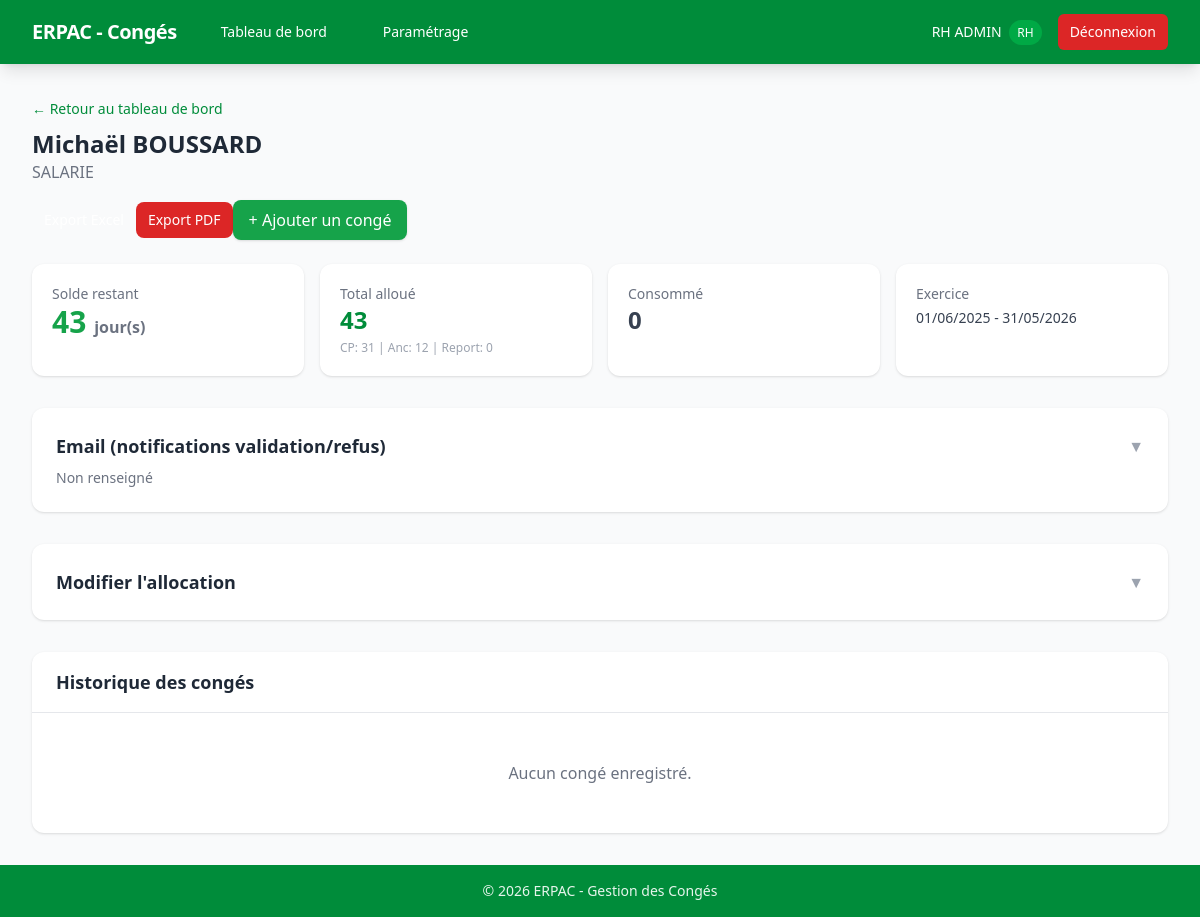
The app's page /rh/salarie/3 (signed in) with its own data.
### models/user.py (models this page shows, shortened)
class User(UserMixin, db.Model):
    __tablename__ = "users"
    id = db.Column(db.Integer, primary_key=True)
    nom = db.Column(db.String(100), nullable=False)
    prenom = db.Column(db.String(100), nullable=False)
    identifiant = db.Column(db.String(100), unique=True, nullable=False)
    mot_de_passe_hash = db.Column(db.String(200), nullable=False)
    role = db.Column(db.String(20), nullable=False, default="salarie")  # "rh" ou "salarie"
    actif = db.Column(db.Boolean, default=True)
    date_embauche = db.Column(db.Date, nullable=True)
    email = db.Column(db.String(120), nullable=True)  # pour les notifications
    conges = db.relationship(
        "Conge",
        foreign_keys="Conge.user_id",
        backref="utilisateur",
        lazy=True,
        cascade="all, delete-orphan",
    )
    allocations = db.relationship("AllocationConge", backref="utilisateur", lazy=True, cascade="all, delete-orphan")

### models/parametrage.py (models this page shows, shortened)
class ParametrageAnnuel(db.Model):
    __tablename__ = "parametrage_annuel"
    id = db.Column(db.Integer, primary_key=True)
    debut_exercice = db.Column(db.Date, nullable=False)
    fin_exercice = db.Column(db.Date, nullable=False)
    jours_conges_defaut = db.Column(db.Integer, nullable=False, default=25)
    actif = db.Column(db.Boolean, default=True)
    allocations = db.relationship("AllocationConge", backref="parametrage", lazy=True, cascade="all, delete-orphan")

### routes/rh.py (the view)
@rh_bp.route("/salarie/<int:user_id>")
@rh_required
def salarie_detail(user_id):
    user = User.query.get_or_404(user_id)
    solde_info = calculer_solde(user.id)
    param = get_parametrage_actif()
    conges = Conge.query.filter_by(user_id=user.id).order_by(Conge.date_debut.desc()).all()
    return render_template(
        "rh/salarie_detail.html",
        salarie=user,
        solde=solde_info,
        conges=conges,
        parametrage=param,
    )

### models/parametrage.py (called while the page is built)
    @property
    def total_jours(self):
        return self.jours_alloues + self.jours_anciennete + self.jours_report

### routes/rh.py (called while the page is built)
def rh_required(f):
    @wraps(f)
    @login_required
    def decorated_function(*args, **kwargs):
        if current_user.role != "rh":
            flash("Accès réservé aux gestionnaires RH.", "error")
            return redirect(url_for("auth.login"))
        return f(*args, **kwargs)
    return decorated_function

### services/solde.py (called while the page is built)
def get_parametrage_actif():
    return ParametrageAnnuel.query.filter_by(actif=True).first()

def get_allocation(user_id, parametrage_id=None):
    if parametrage_id is None:
        param = get_parametrage_actif()
        if param is None:
            return None
        parametrage_id = param.id
    return AllocationConge.query.filter_by(
        user_id=user_id,
        parametrage_id=parametrage_id,
    ).first()

def calculer_jours_consommes(user_id, parametrage_id=None):
    param = None
    if parametrage_id:
        param = ParametrageAnnuel.query.get(parametrage_id)
    else:
        param = get_parametrage_actif()
    if param is None:
        return 0
    from sqlalchemy import func
    result = db.session.query(func.coalesce(func.sum(Conge.nb_jours_ouvrables), 0)).filter(
        Conge.user_id == user_id,
        Conge.date_debut >= param.debut_exercice,
        Conge.date_fin <= param.fin_exercice,
        Conge.type_conge.in_(["CP", "Anciennete"]),
        Conge.statut == "valide",
    ).scalar()
    return result

def calculer_solde(user_id, parametrage_id=None):
    allocation = get_allocation(user_id, parametrage_id)
    if allocation is None:
        return {"total_alloue": 0, "total_consomme": 0, "solde_restant": 0}
    pid = allocation.parametrage_id
    consomme = calculer_jours_consommes(user_id, pid)
    total = allocation.total_jours
    return {
        "total_alloue": total,
        "jours_conges": allocation.jours_alloues,
        "jours_anciennete": allocation.jours_anciennete,
        "jours_report": allocation.jours_report,
        "total_consomme": consomme,
        "solde_restant": total - consomme,
    }

### templates/rh/salarie_detail.html (shortened to what this page needs)
{% extends "base.html" %}
{% block content %}
<div class="mb-6 flex flex-col md:flex-row md:items-center md:justify-between gap-4">
    <div>
        <a href="{{ url_for('rh.dashboard') }}" class="text-erpac-primary hover:text-erpac-dark text-sm">&larr; Retour au tableau de bord</a>
        <h1 class="text-2xl font-bold text-gray-800 mt-2">{{ salarie.prenom }} {{ salarie.nom }}</h1>
        <p class="text-gray-500">{{ salarie.role|upper }}{% if salarie.date_embauche %} &middot; Embauché(e) le {{ salarie.date_embauche.strftime('%d/%m/%Y') }}{% endif %}</p>
    </div>
    <div class="flex flex-wrap items-center gap-2">
        <a href="{{ url_for('rh.export_salarie_excel', user_id=salarie.id) }}"
           class="px-3 py-2 bg-green-700 hover:bg-green-800 text-white text-sm font-medium rounded-lg transition">
        </a>
        <a href="{{ url_for('rh.export_salarie_pdf', user_id=salarie.id) }}"
           class="px-3 py-2 bg-red-600 hover:bg-red-700 text-white text-sm font-medium rounded-lg transition">
            Export PDF
        </a>
        <a href="{{ url_for('rh.ajouter_conge', user_id=salarie.id) }}"
           class="bg-green-600 hover:bg-green-700 text-white font-medium py-2 px-4 rounded-lg transition shadow">
            + Ajouter un congé
        </a>
    </div>
</div>
<div class="grid grid-cols-1 md:grid-cols-4 gap-4 mb-8">
    <div class="bg-white rounded-xl shadow p-5">
        <div class="text-sm text-gray-500">Solde restant</div>
        <div class="text-3xl font-bold {% if solde.solde_restant <= 5 %}text-red-600{% elif solde.solde_restant <= 10 %}text-orange-500{% else %}text-green-600{% endif %}">
            {{ solde.solde_restant }} <span class="text-base text-gray-500">jour(s)</span>
        </div>
    </div>
    <div class="bg-white rounded-xl shadow p-5">
        <div class="text-sm text-gray-500">Total alloué</div>
        <div class="text-2xl font-bold text-erpac-primary">{{ solde.total_alloue }}</div>
        <div class="text-xs text-gray-400 mt-1">CP: {{ solde.jours_conges }} | Anc: {{ solde.jours_anciennete }} | Report: {{ solde.jours_report }}</div>
    </div>
    <div class="bg-white rounded-xl shadow p-5">
        <div class="text-sm text-gray-500">Consommé</div>
        <div class="text-2xl font-bold text-gray-700">{{ solde.total_consomme }}</div>
    </div>
    <div class="bg-white rounded-xl shadow p-5">
        <div class="text-sm text-gray-500">Exercice</div>
        <div class="text-sm font-medium text-gray-700 mt-1">
            {% if parametrage %}{{ parametrage.debut_exercice.strftime('%d/%m/%Y') }} - {{ parametrage.fin_exercice.strftime('%d/%m/%Y') }}{% else %}Non configuré{% endif %}
        </div>
    </div>
</div>
<div class="bg-white rounded-xl shadow p-6 mb-8" x-data="{ open: false }">
    <div class="flex items-center justify-between cursor-pointer" @click="open = !open">
        <h2 class="text-lg font-semibold text-gray-800">Email (notifications validation/refus)</h2>
        <span class="text-gray-400" x-text="open ? '▲' : '▼'"></span>
    </div>
    <div class="mt-2 text-sm text-gray-500" x-show="!open" x-transition>
        {% if salarie.email %}{{ salarie.email }}{% else %}Non renseigné{% endif %}
    </div>
</div>
<div class="bg-white rounded-xl shadow p-6 mb-8" x-data="{ open: false }">
    <div class="flex items-center justify-between cursor-pointer" @click="open = !open">
        <h2 class="text-lg font-semibold text-gray-800">Modifier l'allocation</h2>
        <span class="text-gray-400" x-text="open ? '▲' : '▼'"></span>
    </div>
</div>
<div class="bg-white rounded-xl shadow overflow-hidden">
    <div class="px-6 py-4 border-b">
        <h2 class="text-lg font-semibold text-gray-800">Historique des congés</h2>
    </div>
    {% if conges %}
    <table class="w-full">
        <thead class="bg-gray-50">
            <tr>
                <th class="px-6 py-3 text-left text-xs font-medium text-gray-500 uppercase">Période</th>
                <th class="px-6 py-3 text-left text-xs font-medium text-gray-500 uppercase">Jours</th>
                <th class="px-6 py-3 text-left text-xs font-medium text-gray-500 uppercase">Type</th>
                <th class="px-6 py-3 text-left text-xs font-medium text-gray-500 uppercase">Statut</th>
                <th class="px-6 py-3 text-left text-xs font-medium text-gray-500 uppercase">Commentaire</th>
                <th class="px-6 py-3 text-right text-xs font-medium text-gray-500 uppercase">Actions</th>
            </tr>
        </thead>
        <tbody class="divide-y divide-gray-200">
            {% for conge in conges %}
            <tr class="hover:bg-gray-50 transition">
                <td class="px-6 py-4 text-sm">
                    {{ conge.date_debut.strftime('%d/%m/%Y') }} &rarr; {{ conge.date_fin.strftime('%d/%m/%Y') }}
                </td>
                <td class="px-6 py-4">
                    <span class="font-semibold">{{ conge.nb_jours_ouvrables }}</span> <span class="text-gray-500 text-sm">jour(s)</span>
                </td>
                <td class="px-6 py-4">
                    <span class="px-2 py-1 rounded text-xs font-medium
                        {% if conge.type_conge == 'CP' %}bg-erpac-100 text-erpac-800
                        {% elif conge.type_conge == 'RTT' %}bg-purple-100 text-purple-800
                        {% elif conge.type_conge == 'Maladie' %}bg-red-100 text-red-800
                        {% elif conge.type_conge == 'Anciennete' %}bg-green-100 text-green-800
                        {% else %}bg-gray-100 text-gray-800{% endif %}">
                        {{ conge.type_conge }}
                    </span>
                </td>
                <td class="px-6 py-4">
                    {% if conge.statut == 'valide' %}
                    <span class="px-2 py-1 rounded text-xs font-medium bg-green-100 text-green-800">Validé</span>
                    {% elif conge.statut == 'en_attente' %}
                    <span class="px-2 py-1 rounded text-xs font-medium bg-amber-100 text-amber-800">En attente</span>
                    {% elif conge.statut == 'refuse' %}
                    <span class="px-2 py-1 rounded text-xs font-medium bg-red-100 text-red-800" title="{{ conge.motif_refus or '' }}">Refusé</span>
                    {% else %}
                    <span class="px-2 py-1 rounded text-xs font-medium bg-gray-100 text-gray-800">{{ conge.statut|default('-') }}</span>
                    {% endif %}
                </td>
                <td class="px-6 py-4 text-sm text-gray-500">
                    {{ conge.motif_refus if conge.statut == 'refuse' and conge.motif_refus else (conge.commentaire or '-') }}
                </td>
                <td class="px-6 py-4 text-right space-x-2">
                    {% if conge.statut == 'en_attente' %}
                    <form method="POST" action="{{ url_for('rh.valider_conge', conge_id=conge.id) }}" class="inline">
                        <button type="submit" class="text-green-600 hover:text-green-800 text-sm font-medium">Valider</button>
                    </form>
                    <a href="{{ url_for('rh.refuser_conge', conge_id=conge.id) }}"
                       class="text-red-600 hover:text-red-800 text-sm font-medium">Refuser</a>
                    {% else %}
                    <a href="{{ url_for('rh.modifier_conge', conge_id=conge.id) }}"
                       class="text-erpac-primary hover:text-erpac-dark text-sm font-medium">Modifier</a>
                    <form method="POST" action="{{ url_for('rh.supprimer_conge', conge_id=conge.id) }}"
                          class="inline" onsubmit="return confirm('Supprimer ce congé ?')">
                        <button type="submit" class="text-red-600 hover:text-red-800 text-sm font-medium">Supprimer</button>
                    </form>
                    {% endif %}
                </td>
            </tr>
            {% endfor %}
        </tbody>
    </table>
    {% else %}
    <div class="px-6 py-12 text-center text-gray-500">Aucun congé enregistré.</div>
    {% endif %}
</div>
{% endblock %}

### templates/base.html (shortened to what this page needs)
<!DOCTYPE html>
<html lang="fr">
<head>
    <link rel="stylesheet" href="{{ url_for('static', filename='css/tailwind.css') }}">
    <link rel="stylesheet" href="{{ url_for('static', filename='css/custom.css') }}">
</head>
<body class="bg-gray-50 min-h-screen flex flex-col">
    {% if current_user.is_authenticated %}
    <nav class="bg-erpac-primary text-white shadow-lg">
        <div class="max-w-7xl mx-auto px-4 sm:px-6 lg:px-8">
            <div class="flex items-center justify-between h-16">
                <div class="flex items-center space-x-8">
                    <span class="text-xl font-bold tracking-tight">ERPAC - Congés</span>
                    {% if current_user.role == 'rh' %}
                    <a href="{{ url_for('rh.dashboard') }}" class="hover:bg-erpac-dark px-3 py-2 rounded-md text-sm font-medium">Tableau de bord</a>
                    <a href="{{ url_for('rh.parametrage') }}" class="hover:bg-erpac-dark px-3 py-2 rounded-md text-sm font-medium">Paramétrage</a>
                    {% else %}
                    <a href="{{ url_for('salarie.accueil') }}" class="hover:bg-erpac-dark px-3 py-2 rounded-md text-sm font-medium">Mes congés</a>
                    <a href="{{ url_for('salarie.calendrier') }}" class="hover:bg-erpac-dark px-3 py-2 rounded-md text-sm font-medium">Calendrier</a>
                    {% endif %}
                </div>
                <div class="flex items-center space-x-4">
                    <span class="text-sm">{{ current_user.prenom }} {{ current_user.nom }}
                        <span class="bg-erpac-light text-xs px-2 py-1 rounded-full ml-1">{{ current_user.role|upper }}</span>
                    </span>
                    <a href="{{ url_for('auth.logout') }}" class="bg-red-600 hover:bg-red-700 px-3 py-2 rounded-md text-sm font-medium transition">Déconnexion</a>
                </div>
            </div>
        </div>
    </nav>
    {% endif %}
    <main class="flex-1">
        <div class="max-w-7xl mx-auto px-4 sm:px-6 lg:px-8 py-8">
            {% block content %}{% endblock %}
        </div>
    </main>
    <footer class="bg-erpac-primary text-erpac-100 text-center py-4 text-sm">
        &copy; {{ now().year if now is defined else "2026" }} ERPAC - Gestion des Congés
    </footer>
</body>
</html>

### static/css/custom.css (style rules this page uses)
* { transition-property: background-color, border-color, color, fill, stroke; transition-duration: 150ms; transition-timing-function: cubic-bezier(0.4, 0, 0.2, 1); }

### records on screen
User: prenom "RH", nom "ADMIN", role "RH"
User: prenom "Michaël", nom "BOUSSARD", role "SALARIE"
ParametrageAnnuel: debut_exercice "01/06/2025", fin_exercice "31/05/2026"

### other values on screen
{{ solde.solde_restant }} "43"
{{ solde.total_alloue }} "43"
{{ solde.jours_conges }} "31"
{{ solde.jours_anciennete }} "12"
{{ solde.jours_report }} "0"
{{ solde.total_consomme }} "0"
